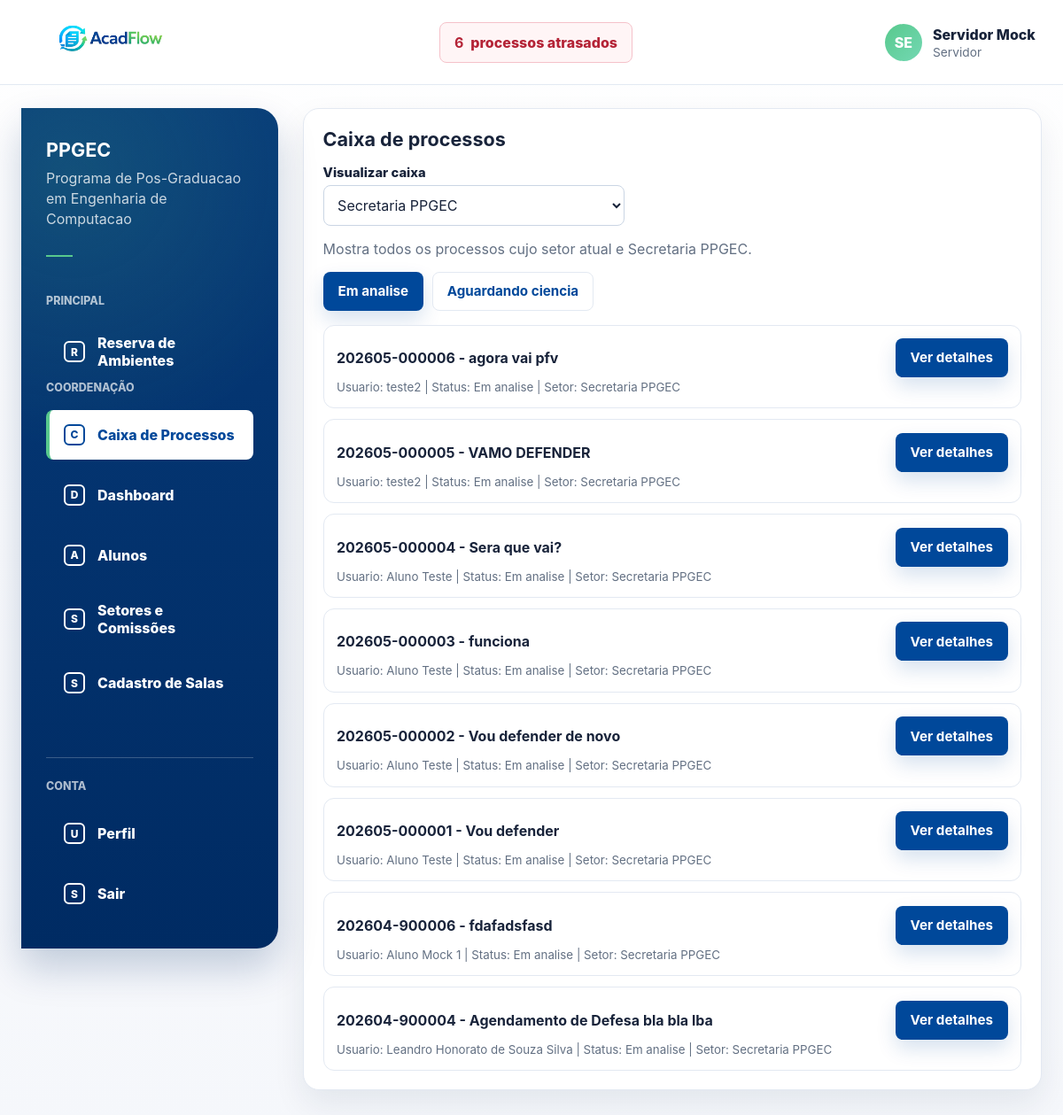
Page /coordenacao/caixa-processos/ (signed in) on the committed database.
### processos/models.py (models this page shows, shortened)
class User(AbstractUser):
    class TipoUsuario(models.TextChoices):
        ALUNO = "ALUNO", "Aluno"
        DOCENTE = "DOCENTE", "Docente"
        SERVIDOR = "SERVIDOR", "Servidor"
    username = None
    first_name = None
    last_name = None
    nome = models.CharField(max_length=255)
    email = models.EmailField(unique=True)
    polo_atuacao = models.ForeignKey(
        "Polo",
        on_delete=models.SET_NULL,
        null=True,
        blank=True,
        related_name="servidores",
    )
    tipo_usuario = models.CharField(
        max_length=20,
        choices=TipoUsuario.choices,
        default=TipoUsuario.SERVIDOR,
    )
    USERNAME_FIELD = "email"
    REQUIRED_FIELDS = ["nome"]
    objects = UserManager()
    class Meta:
        ordering = ["nome", "email"]

class Setor(models.Model):
    class TipoSetor(models.TextChoices):
        SETOR = "SETOR", "Setor"
        COMISSAO = "COMISSAO", "Comissao"
    nome = models.CharField(max_length=120, unique=True)
    descricao = models.CharField(max_length=255, blank=True)
    ativo = models.BooleanField(default=True)
    email = models.EmailField(max_length=255, blank=True, null=True, help_text="E-mail institucional do setor")
    tipo = models.CharField(max_length=20, choices=TipoSetor.choices, default=TipoSetor.SETOR)
    class Meta:
        ordering = ["nome"]

class Processo(models.Model):
    PRAZOS_DIAS_POR_TIPO = {
        "APROVEITAMENTO_DISPENSA_CREDITOS": 30,
        "TRANCAMENTO_MATRICULA": 15,
        "PRORROGACAO_PRAZO": 20,
        "REINGRESSO": 30,
        "MUDANCA_ORIENTADOR": 20,
        "DEFESA_MESTRADO": 45,
        "DEFESA_DOUTORADO": 45,
        "QUALIFICACAO_DOUTORADO": 45,
        "OUTRO": 60,
    }
    class TipoProcesso(models.TextChoices):
        APROVEITAMENTO_DISPENSA_CREDITOS = "APROVEITAMENTO_DISPENSA_CREDITOS", "Aproveitamento de Créditos ou Dispensa de Disciplina"
        DEFESA_MESTRADO = "DEFESA_MESTRADO", "Defesa de Mestrado"
        DEFESA_DOUTORADO = "DEFESA_DOUTORADO", "Defesa de Doutorado"
        QUALIFICACAO_DOUTORADO = "QUALIFICACAO_DOUTORADO", "Qualificação de Doutorado"
        TRANCAMENTO_MATRICULA = "TRANCAMENTO_MATRICULA", "Trancamento de Matrícula"
        PRORROGACAO_PRAZO = "PRORROGACAO_PRAZO", "Prorrogação de Prazo"
        REINGRESSO = "REINGRESSO", "Reingresso"
        MUDANCA_ORIENTADOR = "MUDANCA_ORIENTADOR", "Mudança de Orientador(a)"
        OUTRO = "OUTRO", "Outro"
    class StatusProcesso(models.TextChoices):
        EM_ANALISE = "EM_ANALISE", "Em analise"
        AGUARDANDO_DOCUMENTO = "AGUARDANDO_DOCUMENTO", "Aguardando documento"
        AGUARDANDO_CIENCIA = "AGUARDANDO_CIENCIA", "Aguardando ciencia"
        EM_DEBATE = "EM_DEBATE", "Em debate"
        FINALIZADO = "FINALIZADO", "Finalizado"
    usuario_criado_por = models.ForeignKey(
        settings.AUTH_USER_MODEL,
        on_delete=models.PROTECT,
        related_name="processos_criados",
    )
    tipo = models.CharField(max_length=40, choices=TipoProcesso.choices)
    assunto = models.CharField(max_length=255)
    descricao = models.TextField()
    data_criacao = models.DateTimeField(auto_now_add=True)
    atualizado_em = models.DateTimeField(auto_now=True)
    status_inicial = models.CharField(
        max_length=25,
        choices=StatusProcesso.choices,
        null=True,
        blank=True,
    )
    status = models.CharField(
        max_length=25,
        choices=StatusProcesso.choices,
        default=StatusProcesso.EM_ANALISE,
    )
    setor_atual = models.ForeignKey(
        Setor,
        on_delete=models.PROTECT,
        related_name="processos_atuais",
    )
    numero = models.CharField(max_length=20, unique=True, editable=False, blank=True)
    prazo_limite = models.DateField(null=True, blank=True)
    finalizado_em = models.DateTimeField(null=True, blank=True)
    termo_finalizacao = models.TextField(blank=True)
    observacoes_internas = models.TextField(blank=True)
    class Meta:
        ordering = ["-data_criacao"]

### processos/views.py (the view, shortened to what this page needs)
# urls.py: path("coordenacao/caixa-processos/", caixa_processos_view, name="coordenacao_caixa_processos"),
@login_required
def caixa_processos_view(request):
    if not _can_view_caixa(request.user):
        raise PermissionDenied("Acesso restrito a docentes e servidores.")
    setores_caixa = _setores_caixa(request.user)
    selected_caixa = request.GET.get("caixa", "").strip()
    status_caixa = request.GET.get("status_caixa", "").strip().upper()
    if status_caixa not in {"AGUARDANDO_CIENCIA", "EM_ANALISE"}:
        status_caixa = "EM_ANALISE"
    opcoes_caixa = [{"value": str(setor.id), "label": setor.nome} for setor in setores_caixa]
    selected_setor_ids = [setor.id for setor in setores_caixa]
    processos_caixa = (
        Processo.objects.select_related("usuario_criado_por", "setor_atual")
        .filter(setor_atual_id__in=selected_setor_ids)
        .filter(
            status__in=[
                Processo.StatusProcesso.EM_ANALISE,
                Processo.StatusProcesso.AGUARDANDO_CIENCIA,
            ]
        )
        .filter(status=status_caixa)
        .order_by("-data_criacao")
    )
    return render(
        request,
        "processos/caixa_processos.html",
        {
            "processos": processos_caixa,
            "nomes_setores_caixa": [setor.nome for setor in setores_caixa],
            "nomes_setores_caixa_texto": ", ".join(
                setor.nome for setor in setores_caixa if setor.id in selected_setor_ids
            ),
            "opcoes_caixa": opcoes_caixa,
            "selected_caixa": selected_caixa,
            "status_caixa": status_caixa,
            "is_coordenador": _is_coordenador(request.user),
            "has_gestao_access": _has_gestao_access(request.user),
            "can_view_dashboard": _can_view_dashboard(request.user),
            "can_view_processos": _can_view_processos(request.user),
            "can_view_caixa": _can_view_caixa(request.user),
        },
    )

### processos/context_processors.py (called while the page is built)
def processos_atrasados(request):
    if not request.user.is_authenticated:
        return {}
    return {
        "processos_atrasados_count": processos_atrasados_queryset(request.user).count(),
        "processos_atrasados_url": processos_atrasados_url(request.user),
    }

def _is_docente(user):
    return user.is_authenticated and user.tipo_usuario == User.TipoUsuario.DOCENTE

def _is_servidor(user):
    return user.is_authenticated and user.tipo_usuario == User.TipoUsuario.SERVIDOR

def _is_coordenador(user):
    if not _is_docente(user):
        return False
    try:
        return bool(user.docente.coordenador)
    except Docente.DoesNotExist:
        return False

def _has_gestao_access(user):
    return _is_coordenador(user) or _is_servidor(user)

def _can_view_processos(user):
    return _is_coordenador(user) or _is_servidor(user)

def _can_view_caixa(user):
    return (
        _is_servidor(user)
        or SetorMembro.objects.filter(usuario=user, data_saida__isnull=True, setor__ativo=True).exists()
    )

def _has_setor_membership(user):
    return SetorMembro.objects.filter(usuario=user, data_saida__isnull=True, setor__ativo=True).exists()

def _menu_item(label, href, url_names, icon):
    return {
        "label": label,
        "href": href,
        "url_names": url_names,
        "icon": icon,
    }

def _menu_lateral_items(user):
    sections = _menu_lateral_sections(user)
    if not sections:
        return []
    items = []
    for section in sections:
        items.extend(section["items"])
    return items

def navegacao_lateral(request):
    if not request.user.is_authenticated:
        return {}
    has_gestao_access = _has_gestao_access(request.user)
    can_view_processos = _can_view_processos(request.user)
    return {
        "is_coordenador": _is_coordenador(request.user),
        "has_gestao_access": has_gestao_access,
        "can_view_dashboard": has_gestao_access,
        "can_view_processos": can_view_processos,
        "can_view_caixa": _can_view_caixa(request.user),
        "nav_has_gestao_access": has_gestao_access,
        "nav_can_view_dashboard": has_gestao_access,
        "nav_can_view_processos": can_view_processos,
        "nav_can_view_caixa": _can_view_caixa(request.user),
        "nav_menu_sections": _menu_lateral_sections(request.user),
        "nav_side_menu_items": _menu_lateral_items(request.user),
    }

### processos/views.py (called while the page is built)
def _is_servidor(user):
    return user.is_authenticated and user.tipo_usuario == User.TipoUsuario.SERVIDOR

### templates/processos/caixa_processos.html (shortened to what this page needs)
{% extends "base.html" %}
{% block content %}
<section class="card">
    <h1 class="section-title">Caixa de processos</h1>
    {% if opcoes_caixa %}
        <form method="get" style="max-width: 340px; margin-bottom: 0.8rem;">
            <div class="field">
                <label for="id_caixa">Visualizar caixa</label>
                <select id="id_caixa" name="caixa" onchange="this.form.submit()">
                    {% for opcao in opcoes_caixa %}
                        <option value="{{ opcao.value }}" {% if selected_caixa == opcao.value %}selected{% endif %}>
                            {{ opcao.label }}
                        </option>
                    {% endfor %}
                </select>
            </div>
        </form>
    {% endif %}
    <p class="muted">Mostra todos os processos cujo setor atual e {{ nomes_setores_caixa_texto }}.</p>
    <div style="display: flex; gap: 0.6rem; margin: 0.8rem 0 1rem 0; flex-wrap: wrap;">
        <a
            class="btn {% if status_caixa == 'EM_ANALISE' %}{% else %}btn-secondary{% endif %}"
            href="?{% if selected_caixa %}caixa={{ selected_caixa }}&{% endif %}status_caixa=EM_ANALISE"
        >
            Em analise
        </a>
        <a
            class="btn {% if status_caixa == 'AGUARDANDO_CIENCIA' %}{% else %}btn-secondary{% endif %}"
            href="?{% if selected_caixa %}caixa={{ selected_caixa }}&{% endif %}status_caixa=AGUARDANDO_CIENCIA"
        >
            Aguardando ciencia
        </a>
    </div>
    {% if processos %}
        <ul class="list">
            {% for processo in processos %}
                <li>
                    <div style="display: flex; align-items: center; justify-content: space-between; gap: 0.7rem; flex-wrap: wrap;">
                        <strong>{{ processo.numero }} - {{ processo.assunto }}</strong>
                        <a class="btn" href="{% url 'processo_detalhe' processo.id %}">Ver detalhes</a>
                    </div>
                    <small class="muted">
                        Usuario: {{ processo.usuario_criado_por.nome }} |
                        Status: {{ processo.get_status_display }} |
                        Setor: {{ processo.setor_atual.nome }}
                    </small>
                </li>
            {% endfor %}
        </ul>
    {% else %}
        <p class="muted">Nao ha processos na caixa dos setores {{ nomes_setores_caixa_texto }}.</p>
    {% endif %}
</section>
{% endblock %}

### templates/base.html (shortened to what this page needs)
{% load static %}
<!doctype html>
<html lang="pt-BR">
<head>
    <link rel="stylesheet" href="{% static 'css/app.css' %}">
</head>
<body>
<div class="app-shell">
    {% if user.is_authenticated %}
        <header class="topbar">
            <div class="container topbar-content">
                <a class="brand" href="{% url 'home' %}" aria-label="AcadFlow">
                    <img class="brand-logo" src="{% static 'img/acadflow-logo.png' %}" alt="AcadFlow">
                </a>
                <a class="overdue-link" href="{{ processos_atrasados_url }}">
                    <strong>{{ processos_atrasados_count|default:0 }}</strong>
                    <span>processos atrasados</span>
                </a>
                <details class="user-menu">
                    <summary class="user-chip">
                        <span class="avatar" aria-hidden="true">{{ user.nome|default:user.email|slice:":2"|upper }}</span>
                        <span class="user-meta">
                            <span class="user-name">{{ user.nome }}</span>
                            <span class="user-role">{{ user.get_tipo_usuario_display }}</span>
                        </span>
                    </summary>
                </details>
            </div>
        </header>
    {% endif %}
    <main class="main-area">
        <div class="container">
            {% if user.is_authenticated %}
                <div class="layout">
                    <aside class="sidebar" aria-label="Menu principal">
                        <div class="sidebar-program">
                            <strong>PPGEC</strong>
                            <span>Programa de Pos-Graduacao em Engenharia de Computacao</span>
                            <span class="sidebar-rule"></span>
                        </div>
                        {% for section in nav_menu_sections %}
                            <p class="sidebar-label">{{ section.label }}</p>
                            <ul class="side-menu">
                                {% for item in section.items %}
                                    <li>
                                        <a class="{% if request.resolver_match.url_name in item.url_names %}is-active{% endif %}" href="{{ item.href }}">
                                            <span class="side-icon">{{ item.icon }}</span>
                                            {{ item.label }}
                                        </a>
                                    </li>
                                {% endfor %}
                            </ul>
                        {% endfor %}
                        <div class="sidebar-footer">
                            <p class="sidebar-label">Conta</p>
                            <ul class="side-menu">
                                <li>
                                    <a class="{% if request.resolver_match.url_name == 'me' %}is-active{% endif %}" href="{% url 'me' %}">
                                        <span class="side-icon">U</span>
                                        Perfil
                                    </a>
                                </li>
                                <li>
                                    <form method="post" action="{% url 'logout' %}" class="side-form">
                                        <button type="submit">
                                            <span class="side-icon">S</span>
                                            Sair
                                        </button>
                                    </form>
                                </li>
                            </ul>
                        </div>
                    </aside>
                    <section class="content-area">
            {% endif %}
            {% block content %}{% endblock %}
            {% if user.is_authenticated %}
                    </section>
                </div>
            {% endif %}
        </div>
    </main>
</div>
</body>
</html>

### rows in the picture
User: nome "SE", nome "Servidor Mock", tipo_usuario "Servidor"
Setor: caixa "Secretaria PPGEC", nome "Secretaria PPGEC"
Processo: numero "202605-000006", assunto "agora vai pfv", usuario_criado_por.nome "teste2", status "Em analise", setor_atual.nome "Secretaria PPGEC"
Processo: numero "202605-000005", assunto "VAMO DEFENDER", usuario_criado_por.nome "teste2", status "Em analise", setor_atual.nome "Secretaria PPGEC"
Processo: numero "202605-000004", assunto "Sera que vai?", usuario_criado_por.nome "Aluno Teste", status "Em analise", setor_atual.nome "Secretaria PPGEC"
Processo: numero "202605-000003", assunto "funciona", usuario_criado_por.nome "Aluno Teste", status "Em analise", setor_atual.nome "Secretaria PPGEC"
Processo: numero "202605-000002", assunto "Vou defender de novo", usuario_criado_por.nome "Aluno Teste", status "Em analise", setor_atual.nome "Secretaria PPGEC"
Processo: numero "202605-000001", assunto "Vou defender", usuario_criado_por.nome "Aluno Teste", status "Em analise", setor_atual.nome "Secretaria PPGEC"
Processo: numero "202604-900006", assunto "fdafadsfasd", usuario_criado_por.nome "Aluno Mock 1", status "Em analise", setor_atual.nome "Secretaria PPGEC"
Processo: numero "202604-900004", assunto "Agendamento de Defesa bla bla lba", usuario_criado_por.nome "Leandro Honorato de Souza Silva", status "Em analise", setor_atual.nome "Secretaria PPGEC"

### other values in the picture
{{ processos_atrasados_count|default:0 }} "6"
{{ section.label }} "PRINCIPAL" "COORDENAÇÃO"
{{ item.icon }} "R" "C" "D" "A" "S" "S"
{{ item.label }} "Reserva de Ambientes" "Caixa de Processos" "Dashboard" "Alunos" "Setores e Comissões" "Cadastro de Salas"
